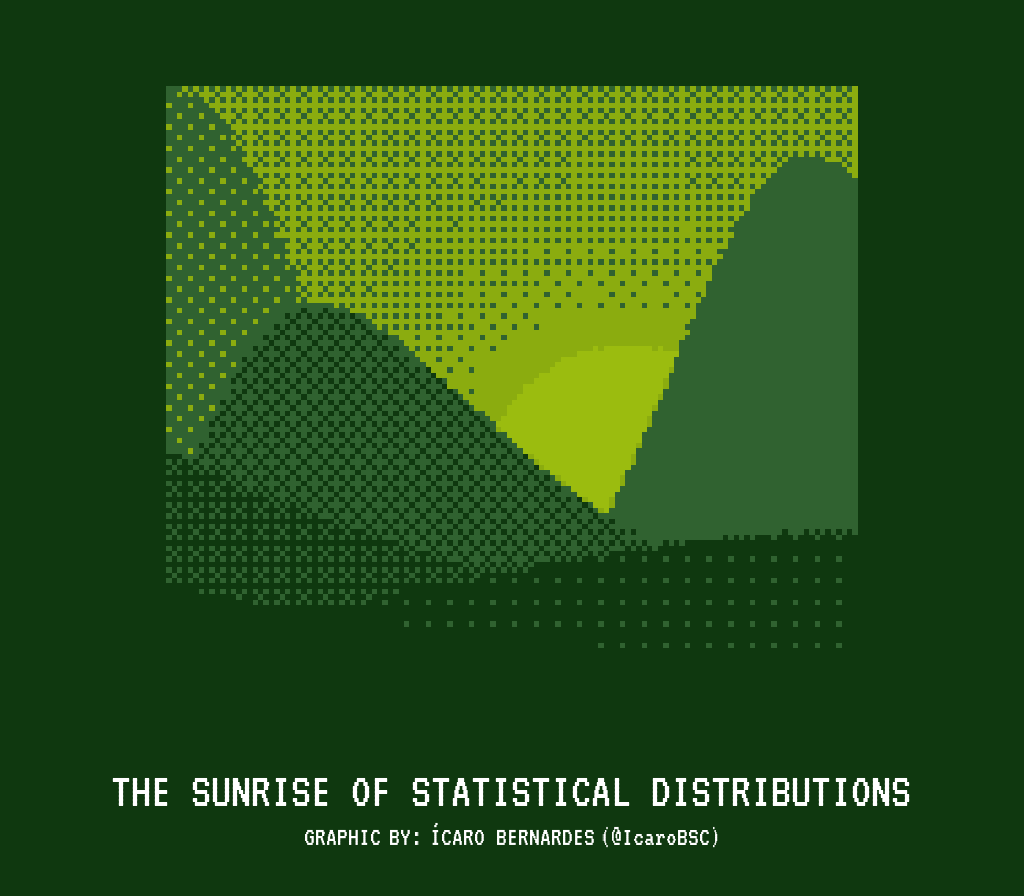

The R source for this figure:
# 0. Library and fonts management
library(tidyverse)
library(showtext)
library(ggtext)
library(geomtextpath)
library(ggfx)
library(colorspace)
library(ggboy)

## Adding Google Fonts
sysfonts::font_add_google(name = "VT323", family = "VT323")
mono <- "VT323"

## Allows the use of the downloaded Google Font
## To see the results updated, it's needed to call windows() or save the image
showtext::showtext_opts(dpi = 320)
showtext::showtext_auto()

## Defines some layout constants
lnhgt <- 1
xdom <- seq(0.5, 2, 0.01)

# 1. Data download, load and handling
## Creates the distributions
distros <- c("beta","norm","f","exp","t","cauchy")
set.seed(42)
df <- tibble(
  x = xdom,
  t = stats::dt(x, df = 100, ncp = 2),
  beta = stats::dbeta(x, shape1 = 2, shape2 = 2),
  cauchy = stats::dcauchy(x, location = 0, scale = 1),
  norm = stats::dnorm(x, mean = 1.9, sd = 0.3),
  exp = stats::dexp(x, rate = 1),
  f = stats::df(x, df1 = 500, df2 = 10)
) %>% 
  tidyr::pivot_longer(cols = -x,
                      names_to = "group",
                      values_to = "y")

## Gives colors to the mountains (focus in luminosity, not the acutal colors)
clr <- tibble(
  group = distros,
  color = colorspace::lighten("black", seq(0.5, 0.2, length.out = length(distros)))
)
df <- df %>%
  dplyr::left_join(clr) %>% 
  dplyr::mutate(group = factor(group, levels = distros))

## Creates the path for the labels
labels <- df %>% 
  dplyr::group_by(group) %>% 
  dplyr::slice(which.max(y):(which.max(y)+20)) %>% 
  dplyr::ungroup()

## Creates the title of the plot
title <- c("
<span style='font-size:15px;'>THE SUNRISE OF STATISTICAL DISTRIBUTIONS</span><br>
<span style='font-size:8px;'>GRAPHIC BY: ÍCARO BERNARDES (@IcaroBSC)</span>
")

# 2. Generates the plot
## Creates the base plot
base <- df %>% 
  ggplot() + 
  
  ### Places the sun with a glow around it
  ggfx::with_outer_glow(
    x = annotate("point", x = 1.5, y = 0.5, size = 5,
                 color = colorspace::lighten("black", 0.9)),
    colour = colorspace::lighten("black", 0.8),
    sigma = 20
  ) +
  
  ### Places the mountains
  geom_area(aes(x = x, y = y, fill = I(color), group = group),
            position = "identity", color = NA) +
  
  ### Eliminates the extra space of axes expansion
  coord_cartesian(expand = FALSE)+

  ### Eliminates plot elements
  theme_void() +
  theme(
    plot.background = element_rect(fill = colorspace::lighten("black", 0.6),
                                   color = NA)
  )

## Saves the base plot
path <- "2022/day09/base.png"
ggsave(path, plot = base, dpi = "retina",
       width = 128, height = 112, units = "px")

## Creates the main plot
p <- path %>% 
  
  ### Converts to the Game Boy palette
  ggboy(palette = 3) + 
  
  ### Places the title
  labs(caption = title) +
  
  ### Customizes plot elements 
  theme(
    text = element_text(family = mono),
    plot.background = element_rect(fill = "#0f380f", color = NA),
    plot.margin = margin(t = 0, r = 0, b = 0, l = 0, unit = "npc"),
    plot.caption = ggtext::element_markdown(
      hjust = 0.5, color = "white", lineheight = 1,
      margin = margin(t = 0, r = 0, b = 0.05, l = 0, unit = "npc"))
  )

## Saves the plot
ggsave("2022/day09/day09.png", plot = p, dpi = "retina",
       width = 128*8, height = 112*8, units = "px")

